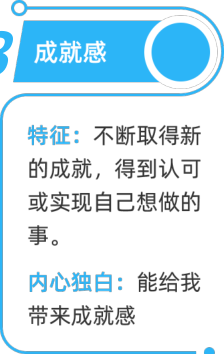
#> input picture _cell_205.png, 224 x 354 px
$ python -i _debug_projection.py   (imports and definitions only)
#> lines starting #> are read from the running program, lines starting #| are printed output that depends on the picture; after the words box and inside, x2 and y2 are one past the last pixel; in counts of white or black regions, pixels touching at a corner belong together
from __future__ import annotations

import fitz
import cv2
import numpy as np
from pathlib import Path


# [22 lines left out: function extract_chart_area, not called in this run]


def analyze_projection(img: np.ndarray):
    h, w = img.shape[:2]
#> h = 354; w = 224

    gray = cv2.cvtColor(img, cv2.COLOR_RGB2GRAY)
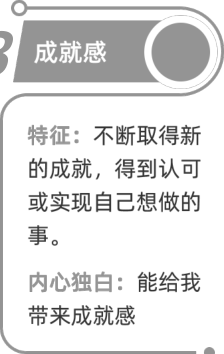
#> gray: shape (354, 224); min 51, max 255, mean 224

    _, binary = cv2.threshold(gray, 200, 255, cv2.THRESH_BINARY_INV)
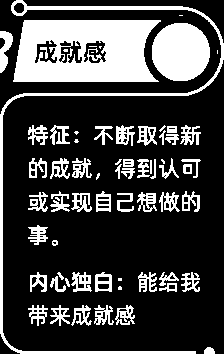
#> binary: shape (354, 224); 25.9% white; 67 white regions (15 under 20 px), largest, box (x1, y1, x2, y2) and area: (13, 20, 161, 82) 7234, (0, 0, 224, 354) 3011, (152, 23, 210, 81) 2695

    vertical_projection = np.sum(binary, axis=1)
#> vertical_projection = 354 values, max 49980 at index 63, min 765 at index 106, mean 14777
    horizontal_projection = np.sum(binary, axis=0)
#> horizontal_projection = 224 values, max 67065 at index 2, min 2805 at index 215, mean 23353

    print(f"垂直投影: min={np.min(vertical_projection)}, max={np.max(vertical_projection)}")
#| 垂直投影: min=765, max=49980
    print(f"水平投影: min={np.min(horizontal_projection)}, max={np.max(horizontal_projection)}")
#| 水平投影: min=2805, max=67065

    v_lines = []
    current_line = None
    for i, val in enumerate(vertical_projection):
        if val > 100:
            if current_line is None:
                current_line = i
        else:
            if current_line is not None:
                v_lines.append((current_line, i))
                current_line = None
#> this loop made 354 passes
#> (val, current_line) on pass 1: (1785, 0)
#> val on passes 2 to 7: 2550, 3060, 2295, 2040, 1785, 41310
#> after the loop, current_line = 0; v_lines = []
    if current_line is not None:
        v_lines.append((current_line, h))

    print(f"\n垂直投影检测到 {len(v_lines)} 条水平线:")
#| 垂直投影检测到 1 条水平线:
    for i, (start, end) in enumerate(v_lines):
        height = end - start
        if height > 20:
            print(f"  线 {i+1}: y={start}-{end}, 高度={height}")
#> this loop made 1 pass
#> (start, end, height) on pass 1: (0, 354, 354)
#|   线 1: y=0-354, 高度=354

    h_lines = []
    current_line = None
    for i, val in enumerate(horizontal_projection):
        if val > 50:
            if current_line is None:
                current_line = i
        else:
            if current_line is not None:
                h_lines.append((current_line, i))
                current_line = None
#> this loop made 224 passes
#> (val, current_line) on pass 1: (64005, 0)
#> val on passes 2 to 7: 65790, 67065, 12495, 11985, 11475, 10200
#> after the loop, current_line = 0; h_lines = []
    if current_line is not None:
        h_lines.append((current_line, w))

    print(f"\n水平投影检测到 {len(h_lines)} 条垂直线:")
#| 水平投影检测到 1 条垂直线:
    for i, (start, end) in enumerate(h_lines):
        width = end - start
        if width > 20:
            print(f"  线 {i+1}: x={start}-{end}, 宽度={width}")
#> this loop made 1 pass
#> (start, end, width) on pass 1: (0, 224, 224)
#|   线 1: x=0-224, 宽度=224

    debug_img = img.copy()
    for start, end in v_lines:
        cv2.line(debug_img, (0, start), (w, start), (0, 255, 0), 1)
        cv2.line(debug_img, (0, end), (w, end), (0, 255, 0), 1)
#> this loop made 1 pass
#> (start, end) on pass 1: (0, 354)
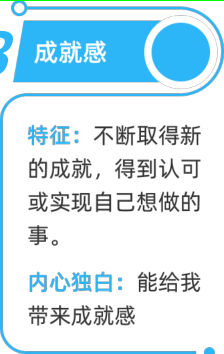
#> debug_img: shape (354, 224, 3); mean R, G, B 205.8, 229.6, 240

    for start, end in h_lines:
        cv2.line(debug_img, (start, 0), (start, h), (255, 0, 0), 1)
        cv2.line(debug_img, (end, 0), (end, h), (255, 0, 0), 1)
#> this loop made 1 pass
#> (start, end) on pass 1: (0, 224)
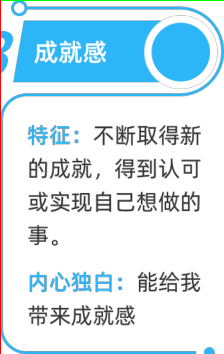
#> debug_img: shape (354, 224, 3); 0.45% of pixels changed, all inside (x1, y1, x2, y2) = (0, 0, 1, 354)

    cv2.imwrite('/Users/jefflau/projects/pdf_report_converter/PDF_converter/_chart_projection.png', cv2.cvtColor(debug_img, cv2.COLOR_RGB2BGR))
    print("\n投影分析图像已保存")


# [26 lines left out: function analyze_bar_colors, not called in this run]


# [10 lines not run here, left out]

>>> import cv2
>>> picture = cv2.cvtColor(cv2.imread('_cell_205.png'), cv2.COLOR_BGR2RGB)
>>> result = analyze_projection(picture)

$ run again, on _cell_325.png
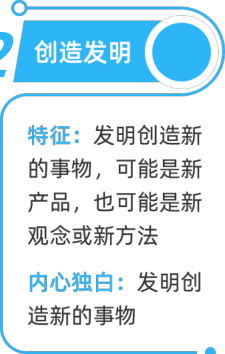
#> input picture _cell_325.png, 225 x 354 px
#> in analyze_projection, `_, binary = cv2.threshold(gray, 200, 255, cv2.THRESH_BINARY_INV)`:
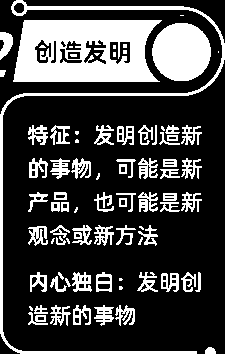
#> binary: shape (354, 225); 26.4% white; 82 white regions (20 under 20 px), largest, box (x1, y1, x2, y2) and area: (13, 20, 162, 82) 7001, (0, 0, 225, 354) 3021, (152, 23, 211, 81) 2704
#> vertical_projection = 354 values, max 49980 at index 39, min 765 at index 106, mean 15156.7
#> horizontal_projection = 225 values, max 65280 at index 2, min 3060 at index 216, mean 23846.5
#| 垂直投影: min=765, max=49980
#| 水平投影: min=3060, max=65280
#> the loop in analyze_projection, `for i, val in enumerate(vertical_projection):` made 354 passes
#> (val, current_line) on pass 1: (1785, 0)
#> after the loop in analyze_projection, `for i, val in enumerate(vertical_projection):`: current_line = 0; v_lines = []
#| 垂直投影检测到 1 条水平线:
#> the loop in analyze_projection, `for i, (start, end) in enumerate(v_lines):` made 1 pass
#> (start, end, height) on pass 1: (0, 354, 354)
#> (printed output is left out)
#> the loop in analyze_projection, `for i, val in enumerate(horizontal_projection):` made 225 passes
#> (val, current_line) on pass 1: (62220, 0)
#> after the loop in analyze_projection, `for i, val in enumerate(horizontal_projection):`: current_line = 0; h_lines = []
#| 水平投影检测到 1 条垂直线:
#> the loop in analyze_projection, `for i, (start, end) in enumerate(h_lines):` made 1 pass
#> (start, end, width) on pass 1: (0, 225, 225)
#> (printed output is left out)
#> the loop in analyze_projection, `for start, end in v_lines:` made 1 pass
#> (start, end) on pass 1: (0, 354)
#> the loop in analyze_projection, `for start, end in h_lines:` made 1 pass
#> (start, end) on pass 1: (0, 225)
#> after the loop in analyze_projection, `for start, end in h_lines:`:
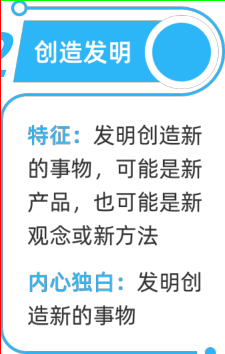
#> debug_img: shape (354, 225, 3); mean R, G, B 205.8, 227.5, 237.5

$ run again, on _cell_326.png
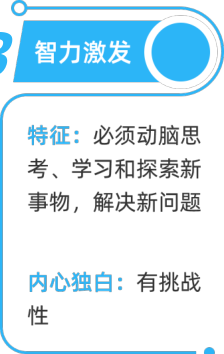
#> input picture _cell_326.png, 224 x 354 px
#> in analyze_projection, `_, binary = cv2.threshold(gray, 200, 255, cv2.THRESH_BINARY_INV)`:
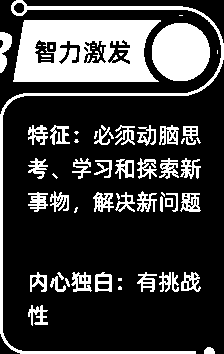
#> binary: shape (354, 224); 24.1% white; 65 white regions (24 under 20 px), largest, box (x1, y1, x2, y2) and area: (13, 20, 161, 82) 7013, (0, 0, 224, 354) 3011, (152, 23, 210, 81) 2695
#> vertical_projection = 354 values, max 49725 at index 39, min 765 at index 106, mean 13787.3
#> horizontal_projection = 224 values, max 67830 at index 2, min 2805 at index 215, mean 21788.8
#| 垂直投影: min=765, max=49725
#| 水平投影: min=2805, max=67830
#> the loop in analyze_projection, `for i, val in enumerate(vertical_projection):` made 354 passes
#> (val, current_line) on pass 1: (1785, 0)
#> after the loop in analyze_projection, `for i, val in enumerate(vertical_projection):`: current_line = 0; v_lines = []
#| 垂直投影检测到 1 条水平线:
#> the loop in analyze_projection, `for i, (start, end) in enumerate(v_lines):` made 1 pass
#> (start, end, height) on pass 1: (0, 354, 354)
#> (printed output is left out)
#> the loop in analyze_projection, `for i, val in enumerate(horizontal_projection):` made 224 passes
#> (val, current_line) on pass 1: (64515, 0)
#> after the loop in analyze_projection, `for i, val in enumerate(horizontal_projection):`: current_line = 0; h_lines = []
#| 水平投影检测到 1 条垂直线:
#> the loop in analyze_projection, `for i, (start, end) in enumerate(h_lines):` made 1 pass
#> (start, end, width) on pass 1: (0, 224, 224)
#> (printed output is left out)
#> the loop in analyze_projection, `for start, end in v_lines:` made 1 pass
#> (start, end) on pass 1: (0, 354)
#> the loop in analyze_projection, `for start, end in h_lines:` made 1 pass
#> (start, end) on pass 1: (0, 224)
#> after the loop in analyze_projection, `for start, end in h_lines:`:
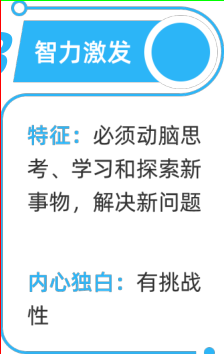
#> debug_img: shape (354, 224, 3); mean R, G, B 209.3, 231.1, 241.1

$ run again, on _cell_327.png
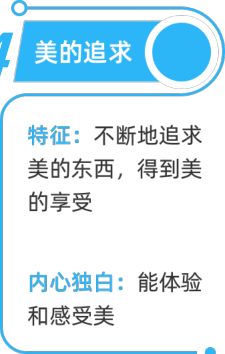
#> input picture _cell_327.png, 225 x 354 px
#> in analyze_projection, `_, binary = cv2.threshold(gray, 200, 255, cv2.THRESH_BINARY_INV)`:
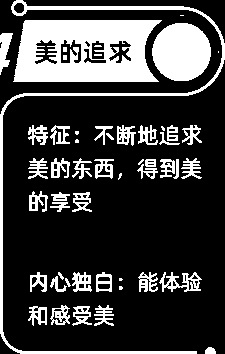
#> binary: shape (354, 225); 23.9% white; 54 white regions (12 under 20 px), largest, box (x1, y1, x2, y2) and area: (13, 20, 162, 82) 7038, (0, 0, 225, 354) 3021, (152, 23, 211, 81) 2704
#> vertical_projection = 354 values, max 49980 at index 64, min 765 at index 106, mean 13691.5
#> horizontal_projection = 225 values, max 68085 at index 2, min 3060 at index 216, mean 21541.3
#| 垂直投影: min=765, max=49980
#| 水平投影: min=3060, max=68085
#> the loop in analyze_projection, `for i, val in enumerate(vertical_projection):` made 354 passes
#> (val, current_line) on pass 1: (1785, 0)
#> after the loop in analyze_projection, `for i, val in enumerate(vertical_projection):`: current_line = 0; v_lines = []
#| 垂直投影检测到 1 条水平线:
#> the loop in analyze_projection, `for i, (start, end) in enumerate(v_lines):` made 1 pass
#> (start, end, height) on pass 1: (0, 354, 354)
#> (printed output is left out)
#> the loop in analyze_projection, `for i, val in enumerate(horizontal_projection):` made 225 passes
#> (val, current_line) on pass 1: (65025, 0)
#> after the loop in analyze_projection, `for i, val in enumerate(horizontal_projection):`: current_line = 0; h_lines = []
#| 水平投影检测到 1 条垂直线:
#> the loop in analyze_projection, `for i, (start, end) in enumerate(h_lines):` made 1 pass
#> (start, end, width) on pass 1: (0, 225, 225)
#> (printed output is left out)
#> the loop in analyze_projection, `for start, end in v_lines:` made 1 pass
#> (start, end) on pass 1: (0, 354)
#> the loop in analyze_projection, `for start, end in h_lines:` made 1 pass
#> (start, end) on pass 1: (0, 225)
#> after the loop in analyze_projection, `for start, end in h_lines:`:
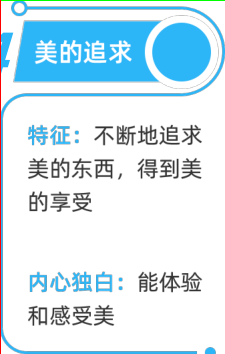
#> debug_img: shape (354, 225, 3); mean R, G, B 210.1, 231.6, 241.5
